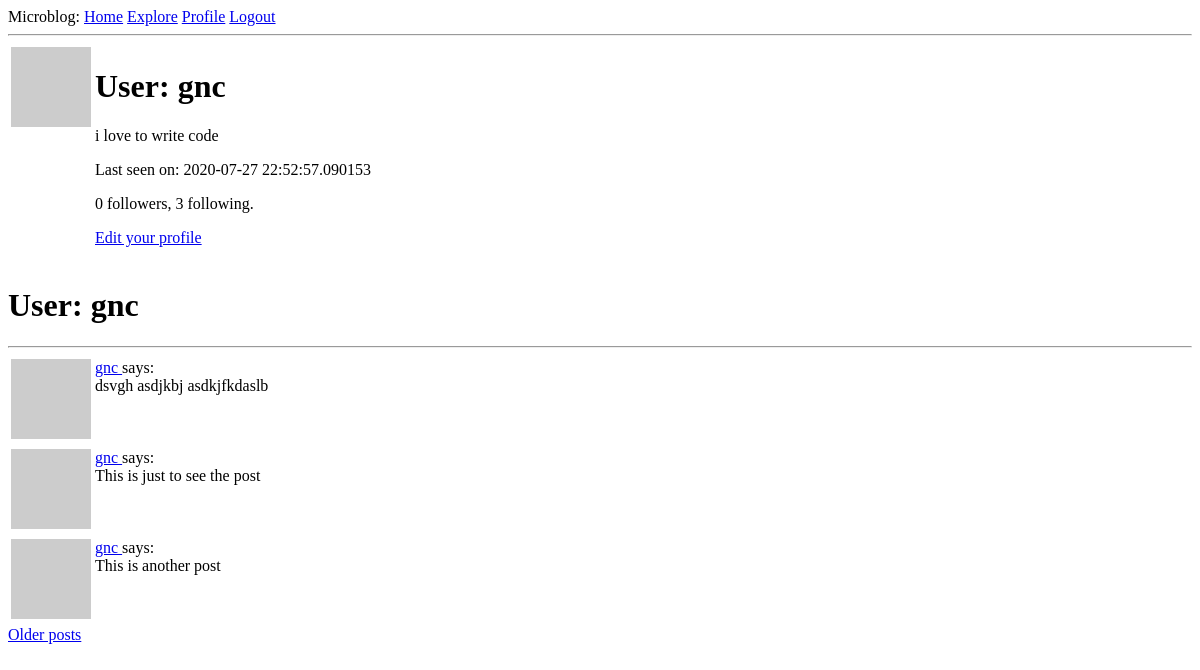
The page /user/gnc (signed in) on the database as committed earlier.
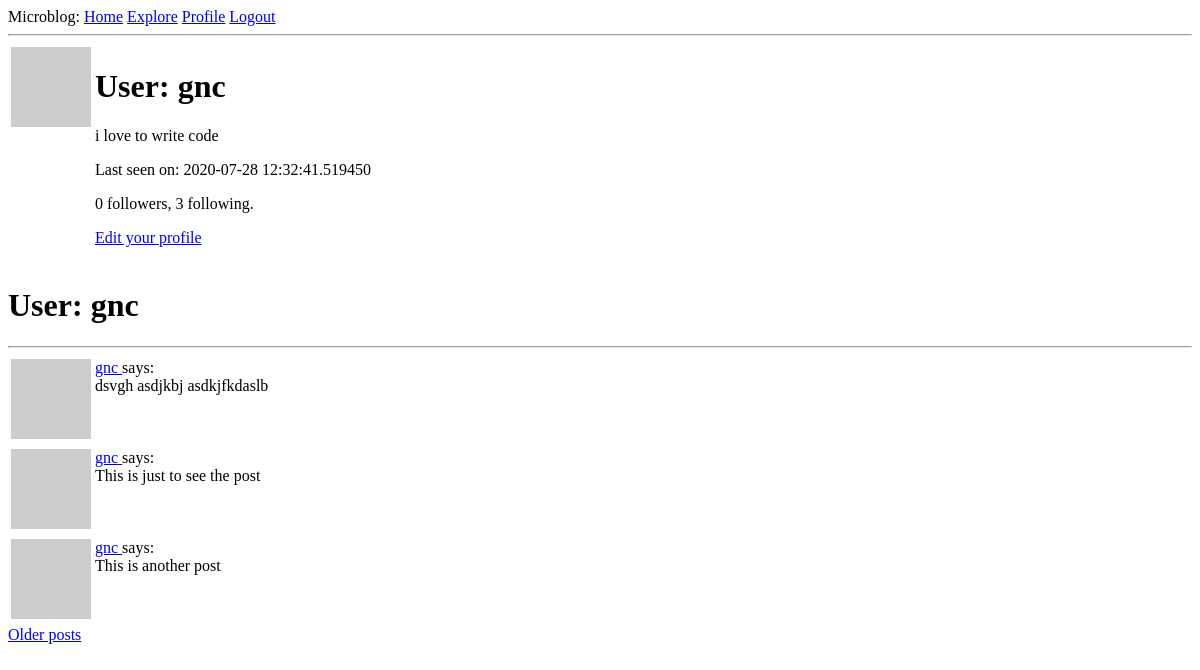
The same page on the database as committed later.
### app/models.py (models this page shows, shortened)
class User(UserMixin, db.Model):
    __tablename__ = 'users'
    id = db.Column(db.Integer, primary_key=True)
    username = db.Column(db.String(64), index=True,
                         unique=True, nullable=False)
    email = db.Column(db.String(120), index=True, unique=True, nullable=False)
    password_hash = db.Column(db.String(128))
    about_me = db.Column(db.String(140))
    last_seen = db.Column(db.DateTime, default=datetime.utcnow)
    posts = db.relationship('Post', backref='author', lazy='dynamic')
    followed = db.relationship(
        'User', secondary=followers,
        primaryjoin=(followers.c.follower_id == id),
        secondaryjoin=(followers.c.followed_id == id),
        backref=db.backref('followers', lazy='dynamic'), lazy='dynamic'
    )
    def avatar(self, size):
        digest = md5(self.email.lower().encode('utf-8')).hexdigest()
        return f'https://www.gravatar.com/avatar/{digest}?d=identicon&s={size}'

### app/routes.py (the view)
@ app.route('/user/<username>')
@ login_required
def user(username):
    user = User.query.filter_by(username=username).first_or_404()
    page = request.args.get('page', 1, type=int)
    posts = user.posts.order_by(Post.timestamp.desc()).paginate(
        page, app.config['POSTS_PER_PAGE'], False
    )
    next_url = url_for('user', username=user.username,
                       page=posts.next_num) if posts.has_next else None
    prev_url = url_for('user', username=user.username,
                       page=posts.prev_num) if posts.has_prev else None
    return render_template('user.html', user=user, posts=posts.items,
                           prev_url=prev_url, next_url=next_url)

### app/models.py (called while the page is built)
@login.user_loader
def load_user(id):
    return User.query.get(int(id))

### app/routes.py (called while the page is built)
@app.before_request
def before_request():
    if current_user.is_authenticated:
        current_user.last_seen = datetime.utcnow()
        db.session.commit()

### app/templates/user.html (shortened to what this page needs)
{% extends "base.html" %}
{% block content %}
<table>
    <tr valign="top">
        <td><img src="{{ user.avatar(128) }}"></td>
        <td>
            <h1>User: {{ user.username }}</h1>
            {% if user.about_me %}<p>{{ user.about_me }}</p>{% endif %}
            {% if user.last_seen %}<p>Last seen on: {{ user.last_seen }}</p>{% endif %}
            <p>{{ user.followers.count() }} followers, {{ user.followed.count() }}
                following.</p>
            {% if user == current_user %}
            <p><a href="{{ url_for('edit_profile') }}">Edit your profile</a></p>
            {% elif not current_user.is_following(user) %}
            <p><a href="{{ url_for('follow', username=user.username) }}">Follow</a></p>
            {% else %}
            <p><a href="{{ url_for('unfollow', username=user.username) }}">Unfollow</a></p>{% endif %}
        </td>
    </tr>
</table>
<h1>User: {{ user.username }}</h1>
<hr>
{% for post in posts %}
    {% include '_post.html' %}
{% endfor %}
{% if next_url %}
<a href="{{ next_url }}">Older posts</a>
{% endif %}
{% endblock %}

Rows that differ between the two databases and show on the page:
changed User "gnc": last_seen "2020-07-27 22:52:57.090153" → "2020-07-28 12:32:41.519450"
